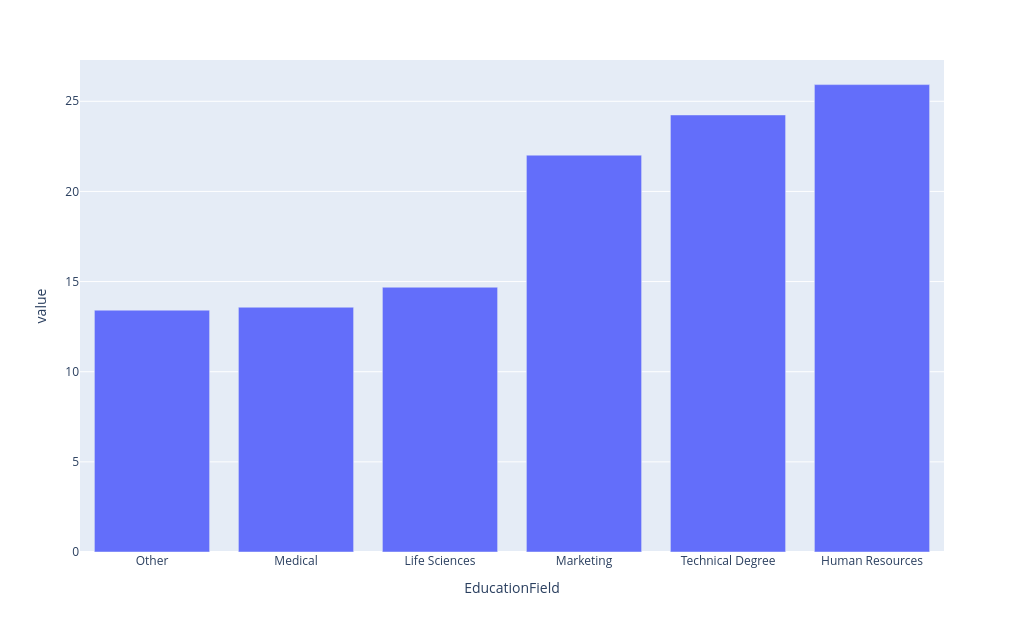

Notebook source saved alongside this figure:
### Code cell
fig = px.bar(bob, width=kWidthPx, height=kHeightPx)
fig.update_layout(showlegend=False)

### Figure 1 — Plotly figure (JSON) as saved in the notebook; plotly's stock layout.template omitted (floating-point values rounded to 4 significant figures)
{"data": [{"alignmentgroup": "True", "hovertemplate": "variable=Attrition<br>EducationField=%{x}<br>value=%{y}<extra></extra>", "legendgroup": "Attrition", "marker": {"color": "#636efa", "pattern": {"shape": ""}}, "name": "Attrition", "offsetgroup": "Attrition", "orientation": "v", "showlegend": true, "textposition": "auto", "type": "bar", "x": ["Other", "Medical", "Life Sciences", "Marketing", "Technical Degree", "Human Resources"], "xaxis": "x", "y": [13.41, 13.58, 14.69, 22.01, 24.24, 25.93], "yaxis": "y"}], "layout": {"barmode": "relative", "height": 632.9, "legend": {"title": {"text": "variable"}, "tracegroupgap": 0}, "margin": {"t": 60}, "showlegend": false, "width": 1024, "xaxis": {"anchor": "y", "domain": [0, 1], "title": {"text": "EducationField"}}, "yaxis": {"anchor": "x", "domain": [0, 1], "title": {"text": "value"}}}}
